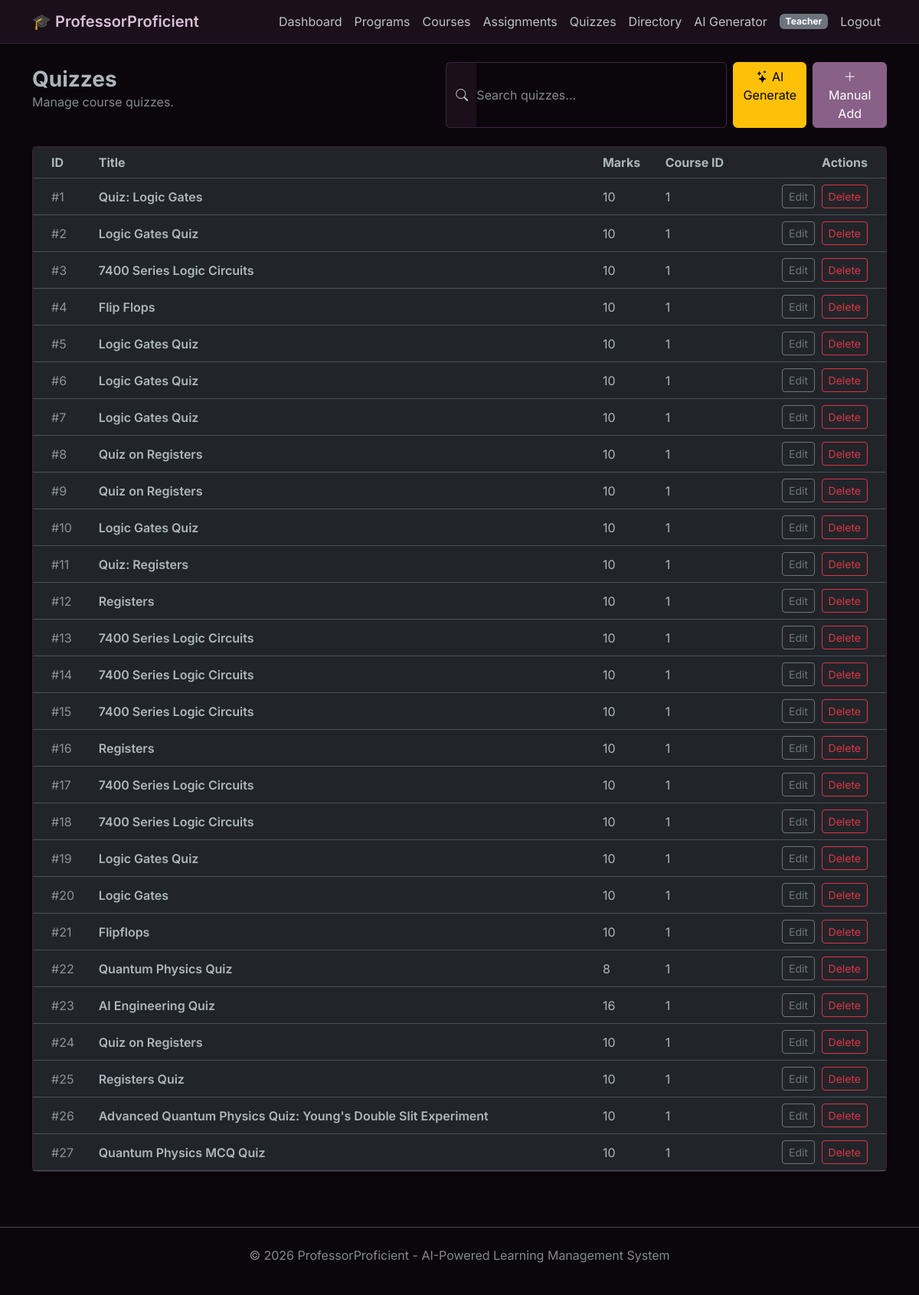
/ui/quizzes (signed in), run on the app's committed database.
### data_models.py (models this page shows, shortened)
class Quiz(db.Model):
    __tablename__ = 'quizzes'
    id = db.Column(db.Integer, primary_key=True, autoincrement=True)
    title = db.Column(db.String(100), nullable=False)
    total_marks = db.Column(db.Integer)
    due_date = db.Column(db.DateTime)
    course_id = db.Column(db.Integer, db.ForeignKey('courses.id'))
    created_by = db.Column(db.Integer, db.ForeignKey('users.id'))
    created_at = db.Column(db.DateTime, server_default=text('CURRENT_TIMESTAMP'))
    course = db.relationship("Course", back_populates="quizzes")
    created_by_user = db.relationship("User", back_populates="quizzes_created")
    questions = db.relationship("Question", back_populates="quiz", cascade="all, delete-orphan")
    student_answers = db.relationship("StudentAnswer", backref="quiz")

### app.py (the view)
@ui_bp.route("/ui/quizzes")
def quizzes_page():
    quizzes = Quiz.query.all()
    return render_template("quizzes.html", quizzes=quizzes)

### templates/quizzes.html (shortened to what this page needs)
{% extends "layout.html" %}
{% block content %}
<div class="d-flex justify-content-between align-items-center mb-4">
    <div>
        <h1 class="h3 fw-bold mb-0">Quizzes</h1>
        <p class="text-muted">Manage course quizzes.</p>
    </div>
    <div class="d-flex gap-2">
        <div class="input-group">
            <span class="input-group-text border-end-0"><i class="bi bi-search"></i></span>
            <input type="text" class="form-control border-start-0 ps-0" id="searchInput" placeholder="Search quizzes...">
        </div>
        {% if session.get('user_id') %}
        <a href="/ui/generate-quiz" class="btn btn-warning">
            <i class="bi bi-stars"></i> AI Generate
        </a>
        <button class="btn btn-primary" data-bs-toggle="modal" data-bs-target="#addQuizModal">
            <i class="bi bi-plus-lg"></i> Manual Add
        </button>
        {% endif %}
    </div>
</div>
<div class="card shadow-sm">
    <div class="card-body p-0">
        <div class="table-responsive">
            <table class="table table-hover mb-0 align-middle" id="quizzesTable">
                <thead class="text-secondary">
                    <tr>
                        <th class="ps-4">ID</th>
                        <th>Title</th>
                        <th>Marks</th>
                        <th>Course ID</th>
                        <th class="text-end pe-4">Actions</th>
                    </tr>
                </thead>
                <tbody>
                    {% for quiz in quizzes %}
                    <tr>
                        <td class="ps-4 text-muted">#{{ quiz.id }}</td>
                        <td class="fw-semibold">{{ quiz.title }}</td>
                        <td>{{ quiz.total_marks }}</td>
                        <td>{{ quiz.course_id }}</td>
                        <td class="text-end pe-4">
                            {% if session.get('user_id') %}
                            <button class="btn btn-sm btn-outline-secondary edit-btn"
                                    data-id="{{ quiz.id }}"
                                    data-title="{{ quiz.title }}"
                                    data-marks="{{ quiz.total_marks }}"
                                    data-course="{{ quiz.course_id }}">
                                Edit
                            </button>
                            <button class="btn btn-sm btn-outline-danger ms-1 delete-btn" data-id="{{ quiz.id }}">Delete</button>
                            {% endif %}
                        </td>
                    </tr>
                    {% else %}
                    <tr>
                        <td colspan="5" class="text-center py-5">
                            <p class="text-muted mb-0">No quizzes found.</p>
                        </td>
                    </tr>
                    {% endfor %}
                </tbody>
            </table>
        </div>
    </div>
</div>
{% endblock %}
{% block scripts %}
<link rel="stylesheet" href="https://cdn.jsdelivr.net/npm/bootstrap-icons@1.10.0/font/bootstrap-icons.css">
{% endblock %}

### templates/layout.html (style rules this page uses)
body { font-family: 'Inter', sans-serif; background-color: #0b060b; }
.card { background-color: #1a0f1a; border: 1px solid #3d233d; box-shadow: 0 0.125rem 0.25rem rgba(0, 0, 0, 0.5); transition: transform 0.2s; }
.btn-primary { background-color: #886088; border-color: #886088; }
input, select, textarea { background-color: #0b060b !important; border-color: #3d233d !important; color: #ecf0f1 !important; }
.input-group-text { background-color: #1a0f1a !important; border-color: #3d233d !important; color: #bdc3c7 !important; }

### data on the page
Quiz: id "1", title "Quiz: Logic Gates", total_marks "10", course_id "1"
Quiz: id "2", title "Logic Gates Quiz", total_marks "10", course_id "1"
Quiz: id "3", title "7400 Series Logic Circuits", total_marks "10", course_id "1"
Quiz: id "4", title "Flip Flops", total_marks "10", course_id "1"
Quiz: id "5", title "Logic Gates Quiz", total_marks "10", course_id "1"
Quiz: id "6", title "Logic Gates Quiz", total_marks "10", course_id "1"
Quiz: id "7", title "Logic Gates Quiz", total_marks "10", course_id "1"
Quiz: id "8", title "Quiz on Registers", total_marks "10", course_id "1"
Quiz: id "9", title "Quiz on Registers", total_marks "10", course_id "1"
Quiz: id "10", title "Logic Gates Quiz", total_marks "10", course_id "1"
Quiz: id "11", title "Quiz: Registers", total_marks "10", course_id "1"
Quiz: id "12", title "Registers", total_marks "10", course_id "1"
Quiz: id "13", title "7400 Series Logic Circuits", total_marks "10", course_id "1"
Quiz: id "14", title "7400 Series Logic Circuits", total_marks "10", course_id "1"
Quiz: id "15", title "7400 Series Logic Circuits", total_marks "10", course_id "1"
Quiz: id "16", title "Registers", total_marks "10", course_id "1"
Quiz: id "17", title "7400 Series Logic Circuits", total_marks "10", course_id "1"
Quiz: id "18", title "7400 Series Logic Circuits", total_marks "10", course_id "1"
Quiz: id "19", title "Logic Gates Quiz", total_marks "10", course_id "1"
Quiz: id "20", title "Logic Gates", total_marks "10", course_id "1"
Quiz: id "21", title "Flipflops", total_marks "10", course_id "1"
Quiz: id "22", title "Quantum Physics Quiz", total_marks "8", course_id "1"
Quiz: id "23", title "AI Engineering Quiz", total_marks "16", course_id "1"
Quiz: id "24", title "Quiz on Registers", total_marks "10", course_id "1"
Quiz: id "25", title "Registers Quiz", total_marks "10", course_id "1"
Quiz: id "26", title "Advanced Quantum Physics Quiz: Young's Double Slit Experiment", total_marks "10", course_id "1"
Quiz: id "27", title "Quantum Physics MCQ Quiz", total_marks "10", course_id "1"

### other printed values
{{ session.get('user_role', 'user')|title }} "Teacher"
